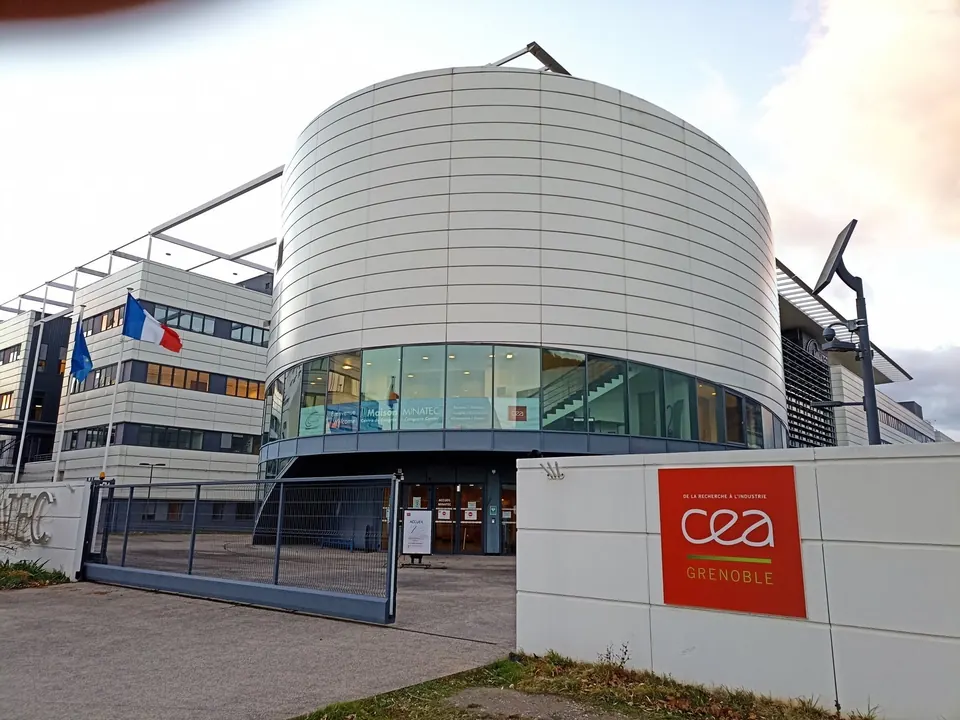
#> input picture assets/img/cea-960.webp, 960 x 720 px, given in place of portrait-waga-2026.jpg, which was not available
$ python optimize_images.py ../assets/img
#> lines starting #> are read from the running program, lines starting #| are printed output that depends on the picture; pictures that were not available may be replaced by others from this repository, and a replacement may not be noted
"""Génère les images du site (WebP multi-tailles, image de partage, favicons).

Usage :
    python tools/optimize_images.py <dossier des originaux>

Les originaux ne sont pas versionnés dans le site (trop lourds). Pour ajouter une
image : la déposer dans le dossier des originaux, l'ajouter à SOURCES ci-dessous,
relancer le script, puis utiliser assets/img/<slug>-<largeur>.webp dans le HTML.
Nécessite Pillow (pip install pillow).
"""
import json
import sys
from pathlib import Path

from PIL import Image, ImageDraw, ImageFont, ImageOps

ROOT = Path(__file__).resolve().parent.parent
OUT = ROOT / "assets" / "img"
WIDTHS = (480, 960, 1600)
QUALITY = 78

# dessins à traits fins (schémas, routages) : moins de compression pour rester nets
QUALITY_OVERRIDE = {"rail-schema": 92, "rail-pcb": 90}

# recadrages (largeur/hauteur, centre horizontal) appliqués avant l'export
CROPS = {"portrait": (4 / 5, 0.48)}

# fichier original -> nom court utilisé sur le site
SOURCES = {
    "portrait-waga-2026.jpg": "portrait",
    "Waga_Energy_Homepage-pic_1920x957.jpg": "waga-wagabox",
    "Système Automatisé de Transport sur Rail.png": "transport-rail",
    "Projet Robot Suiveur de ligne.jpg": "robot",
    "Projet robot suiveur de ligne schéma.jpg": "robot-schema",
    "Robot suiveur de ligne photo de case.png": "robot-piste",
    "radar-veille-maquette.png": "radar-veille",
    "radar-carte-simulation.png": "radar-carte",
    "rail-schema-electrique.png": "rail-schema",
    "rail-cartes-pcb.png": "rail-pcb",
    "CEA.png": "cea",
    "Photo CNRS.jpg": "cnrs",
    "SDMR.jpg": "sdmr",
    "Background_mountain_3.jpg": "montagne-croix",
    "Escalade.jpg": "escalade",
    "Photo plongé.jpg": "plongee",
    "Photo volley.jpg": "volley",
}

INK = (17, 24, 20)
GROUND = (242, 242, 238)
ACCENT = (127, 209, 174)


def export(src: Path, slug: str) -> dict:
#> called with slug = 'portrait'
    im = ImageOps.exif_transpose(Image.open(src)).convert("RGB")
#> im is the input picture: PIL image 960x720 RGB; mean R, G, B 158.9, 156.8, 156.1
    if slug in CROPS:
        ratio, cx = CROPS[slug]
        w = min(im.width, round(im.height * ratio))
#> w = 576
        im = ImageOps.fit(im, (w, round(w / ratio)), Image.LANCZOS, centering=(cx, 0.5))
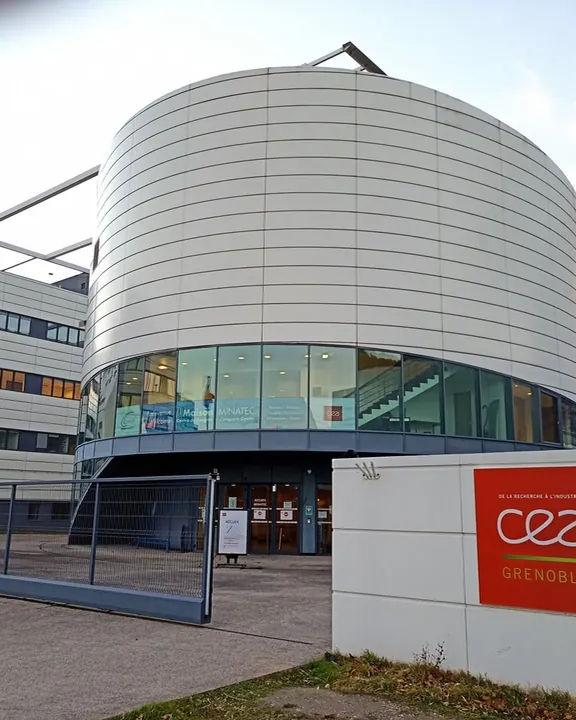
#> im: PIL image 576x720 RGB; mean R, G, B 148.8, 147.6, 146.6
    sizes = []
    for w in WIDTHS:
        # au-delà de l'original, on exporte une dernière fois à sa taille réelle
        w = min(w, im.width)
        if sizes and w <= sizes[-1]:
            break
        h = round(im.height * w / im.width)
        im.resize((w, h), Image.LANCZOS).save(OUT / f"{slug}-{w}.webp", "WEBP", quality=QUALITY_OVERRIDE.get(slug, QUALITY), method=6)
        sizes.append(w)
#> after the loop, sizes = [480, 576]
    return {"w": im.width, "h": im.height, "sizes": sizes}


def font(name: str, size: int) -> ImageFont.FreeTypeFont:
    return ImageFont.truetype(str(ROOT / "tools" / "fonts" / name), size)


def og_image(src_dir: Path) -> None:
    """Image de partage 1200x630 : portrait à droite, nom à gauche."""
    card = Image.new("RGB", (1200, 630), INK)
    photo = ImageOps.exif_transpose(Image.open(src_dir / "portrait-waga-2026.jpg")).convert("RGB")
    photo = ImageOps.fit(photo, (440, 630), Image.LANCZOS, centering=(0.48, 0.3))
    card.paste(photo, (760, 0))
    d = ImageDraw.Draw(card)
    d.text((64, 150), "Lucas", font=font("ArchivoExpanded-ExtraBold.ttf", 96), fill=GROUND)
    d.text((64, 255), "Boles", font=font("ArchivoExpanded-ExtraBold.ttf", 96), fill=GROUND)
    body = font("Archivo-Regular.ttf", 34)
    d.text((64, 400), "Systèmes embarqués et automatisme", font=body, fill=GROUND)
    d.text((64, 446), "Alternance ingénieur dès septembre 2027", font=body, fill=ACCENT)
    card.save(ROOT / "assets" / "og-image.jpg", "JPEG", quality=85, optimize=True)


def favicons() -> None:
    """Monogramme LB pour les navigateurs qui n'utilisent pas favicon.svg."""
    for size, name in ((180, "apple-touch-icon.png"), (512, "icon-512.png"), (192, "icon-192.png")):
        im = Image.new("RGB", (size, size), INK)
        d = ImageDraw.Draw(im)
        f = font("ArchivoExpanded-ExtraBold.ttf", int(size * 0.42))
        box = d.textbbox((0, 0), "LB", font=f)
        x = (size - (box[2] - box[0])) / 2 - box[0]
        y = (size - (box[3] - box[1])) / 2 - box[1]
        d.text((x, y), "LB", font=f, fill=GROUND)
        im.save(ROOT / "assets" / name, "PNG", optimize=True)
    ico = Image.open(ROOT / "assets" / "icon-192.png")
    ico.save(ROOT / "favicon.ico", sizes=[(16, 16), (32, 32), (48, 48)])


def main() -> None:
    if len(sys.argv) != 2:
        sys.exit(__doc__)
    src_dir = Path(sys.argv[1])
    OUT.mkdir(parents=True, exist_ok=True)
    manifest = {slug: export(src_dir / name, slug) for name, slug in SOURCES.items()}
#> call 2 of export, with slug = 'waga-wagabox'
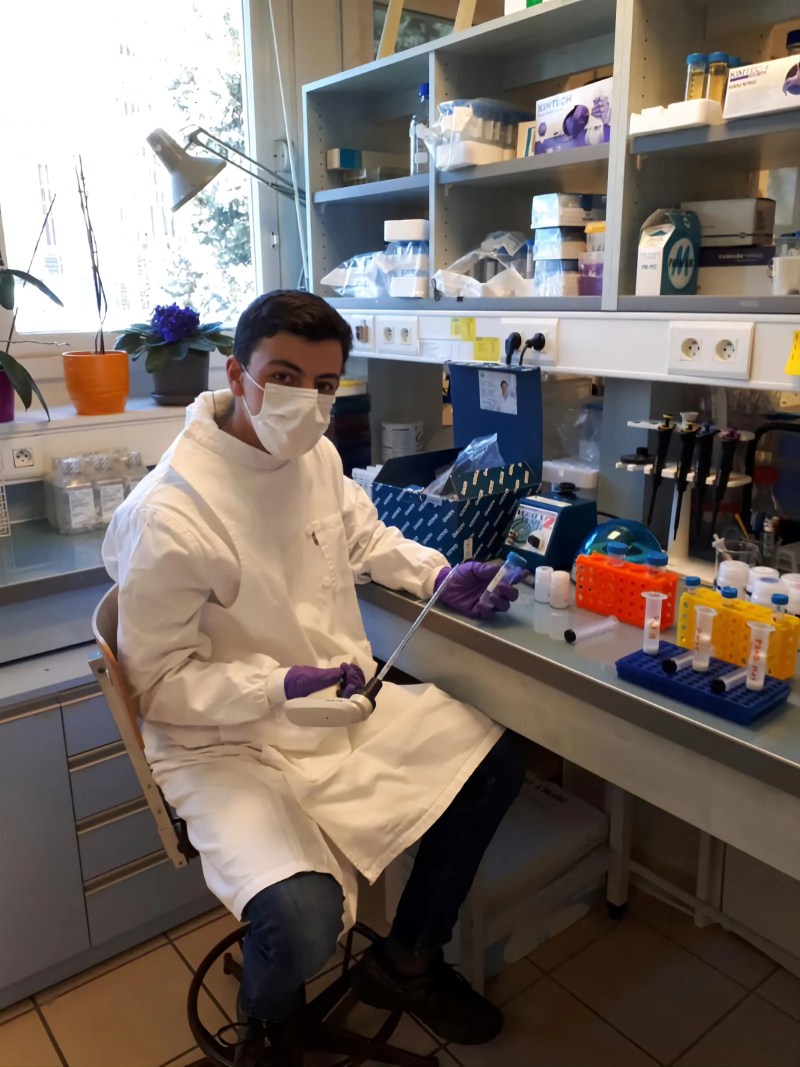
#> input picture assets/img/cnrs-1600.webp, 1600 x 2133 px, given in place of Waga_Energy_Homepage-pic_1920x957.jpg, which was not available (shown at 1/2 size)
#> in export, im is the input picture: PIL image 1600x2133 RGB; mean R, G, B 119.5, 109.4, 102.9
#> the loop in export (call 2), `for w in WIDTHS: # au-delà de l'original, on exporte une dernière fois..` made 3 passes
#> pass 1, in export (call 2), `im.resize((w, h), Image.LANCZOS).save(OUT / f"{slug}-{w}.webp", "WEBP"..`:
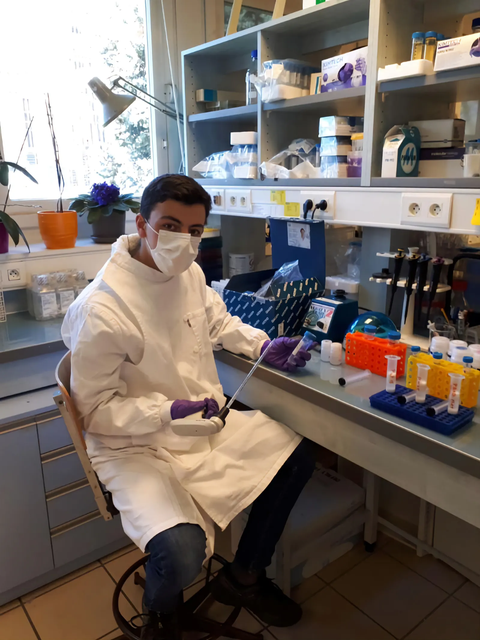
#> saved as waga-wagabox-480.webp: PIL image 480x640 RGB; mean R, G, B 119.5, 109.4, 102.9
#> after the loop in export (call 2), `for w in WIDTHS:`: sizes = [480, 960, 1600]
    (OUT / "manifest.json").write_text(json.dumps(manifest, indent=2), encoding="utf-8")
    og_image(src_dir)
    favicons()
    print(json.dumps(manifest, indent=1))


if __name__ == "__main__":
#> (the run stopped early here; a loop or call above may not have finished)
